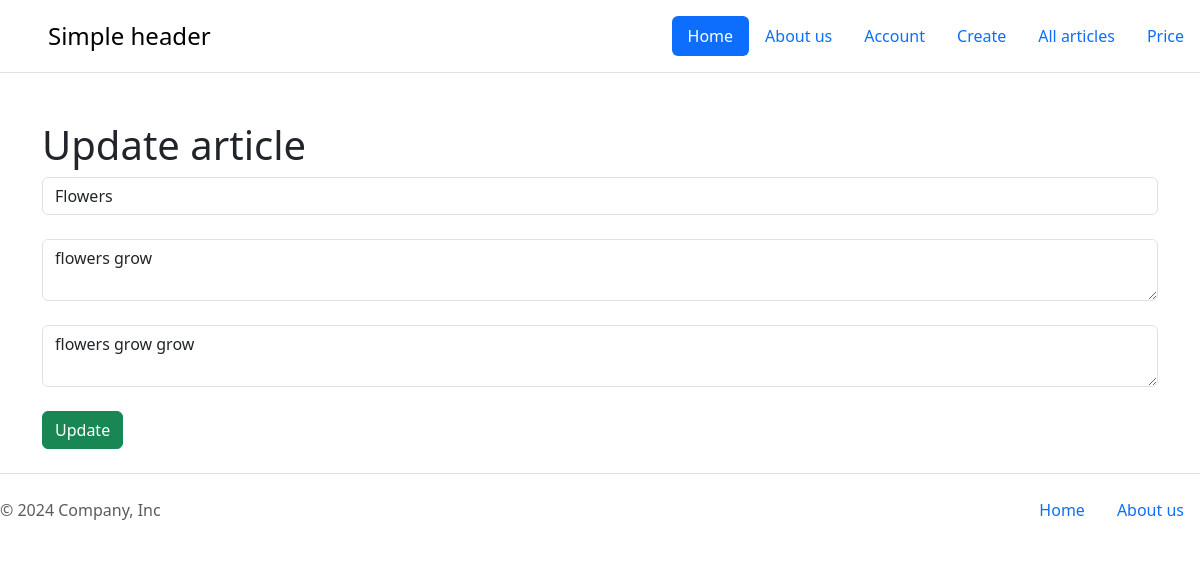
Screenshot of /posts/update/1 with the database file from the repository.
### models/article_model.py (models this page shows, shortened)
class Article(db.Model):
    __tablename__ = "article"
    id = db.Column(db.Integer, primary_key=True)
    title = db.Column(db.String(100), nullable=False)
    intro = db.Column(db.String(300), nullable=False)
    text = db.Column(db.Text, nullable=False)
    date = db.Column(db.DateTime, default=datetime.utcnow)
    user_id = db.Column(db.Integer, db.ForeignKey('user.id'))
    @staticmethod
    def show(id):
        return Article.query.get(id)

### routes.py (the view)
    @app.route('/posts/update/<int:id>', methods=['PUT', 'GET'])
    def post_update(id):
        article = Article.show(id)
        if request.method == 'PUT':
            data = request.get_json()
            response, status_code = Article.update(data, id)
            return response, status_code
        else:
            return render_template("post_update.html", article=article)

### templates/post_update.html (shortened to what this page needs)
{% extends 'base.html' %}
{% block body %}
<div class="container mt-5">
  <h1>Update article</h1>
  <form id="updateForm">
    <input type="text" name="title" id="title" class="form-control" value="{{ article.title }}" placeholder="Title"> <br>
    <textarea name="intro" id="intro" class="form-control" placeholder="Intro">{{ article.intro }}</textarea> <br>
    <textarea name="text" id="text" class="form-control" placeholder="Text">{{ article.text }}</textarea> <br>
    <button type="button" id="submitBtn" class="btn btn-success">Update</button>
  </form>
</div>
{% endblock %}

### rows the page displays
Article: title "Flowers", intro "flowers grow", text "flowers grow grow"
